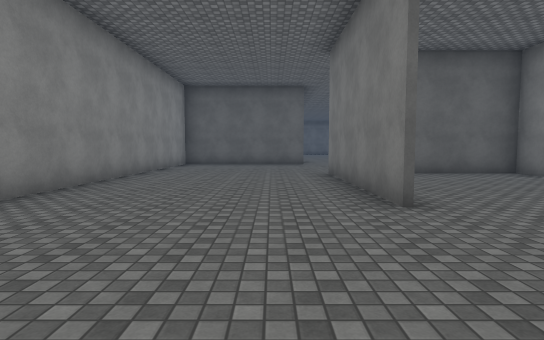
[1] (above)

24 first-person views from a walk through a scene from a Unity 3-D project. The camera is 1.4 m above the floor, tilts 4° down and sees 80° across. Doors are open. The floor is counted in squares, 2 m on a side. Each view is taken from the middle of a square. On the plan, view 1 faces up. The plan holds only what a view shows up to about 10 squares ahead; the rest is blank. The place goes on beyond the plan. The player character is not drawn. Surface patterns are stand-ins for the level's own textures.

[2]
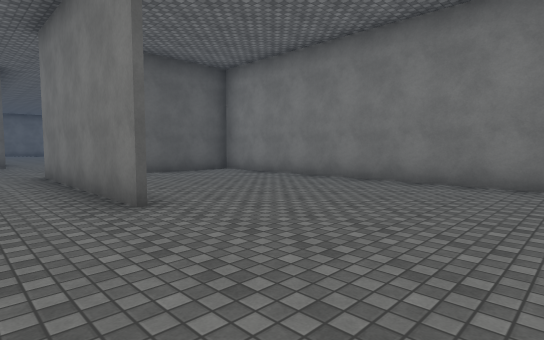

[3]
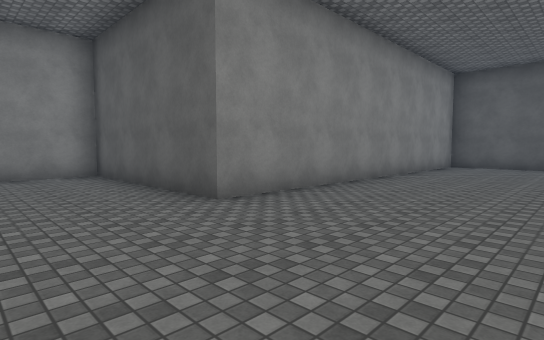

[4]
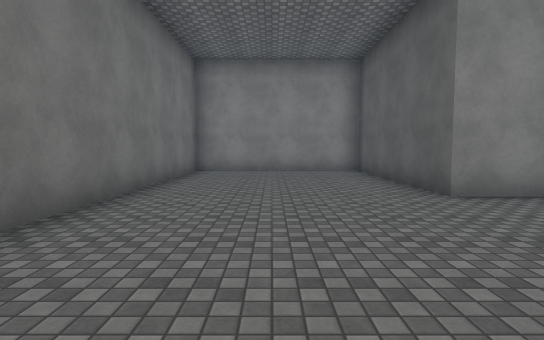

[5]
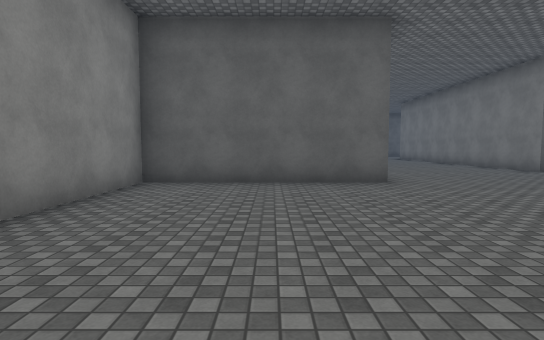

[6]
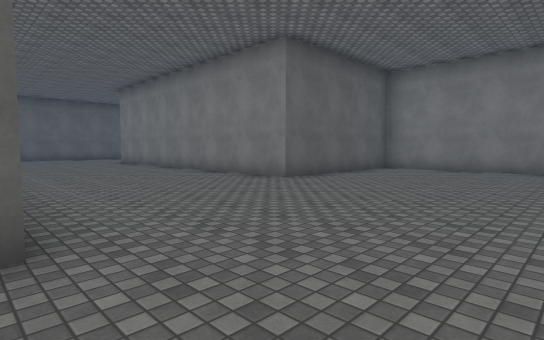

[7]
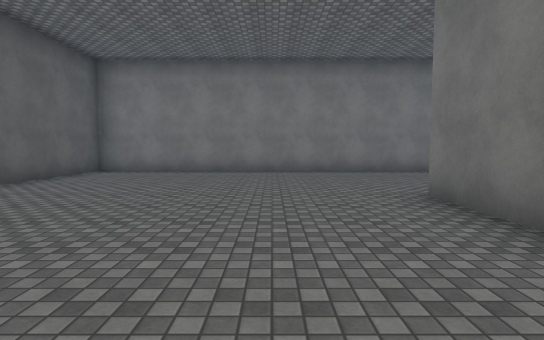

[8]
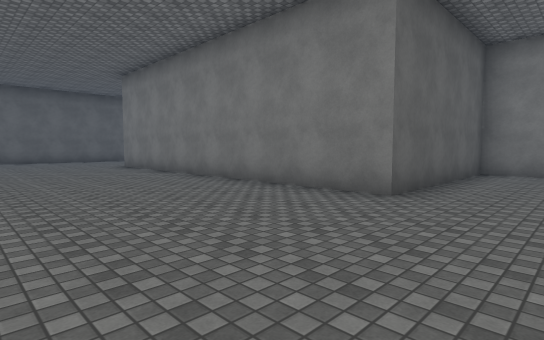

[9]
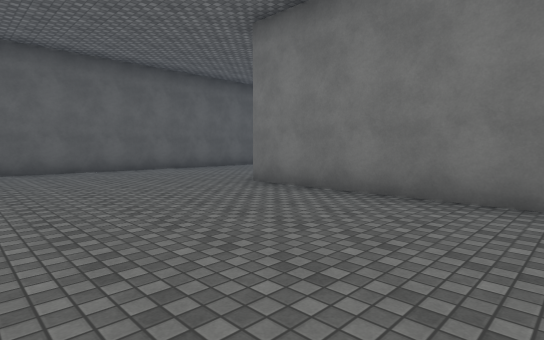

[10]
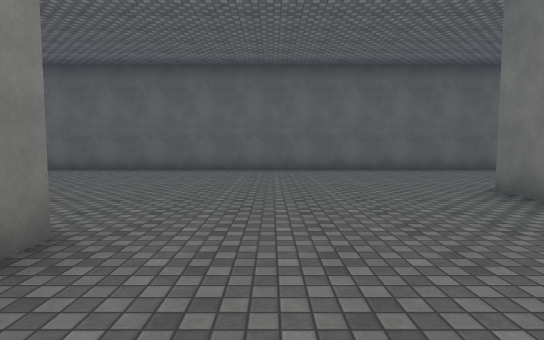

[11]
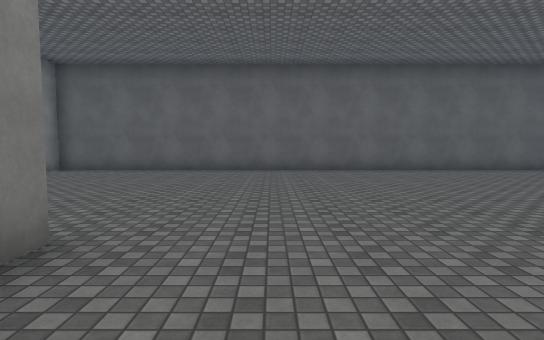

[12]
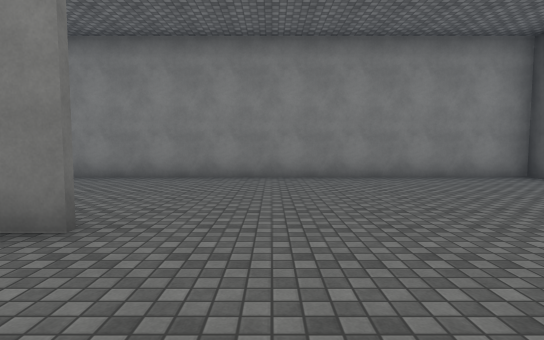

[13]
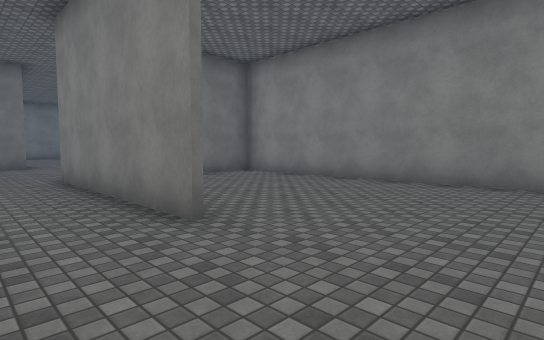

[14]
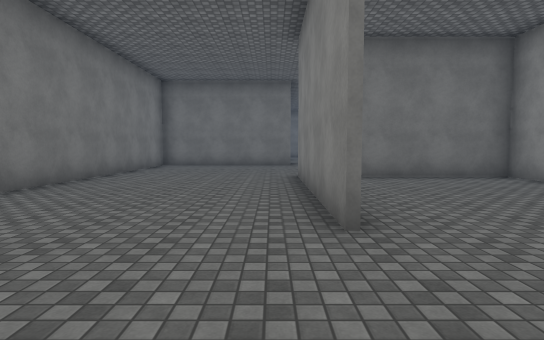

[15]
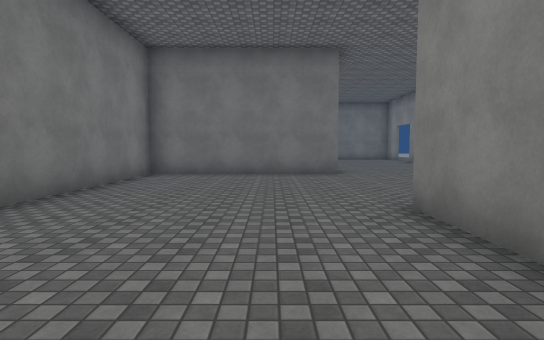

[16]
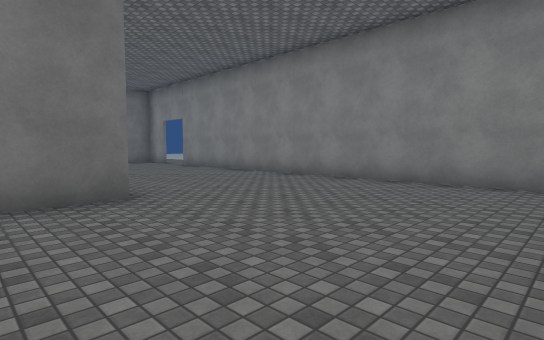

[17]
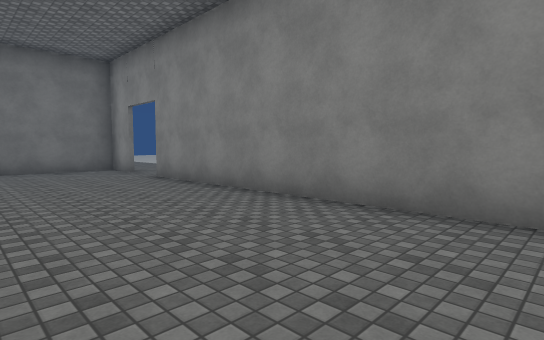

[18]
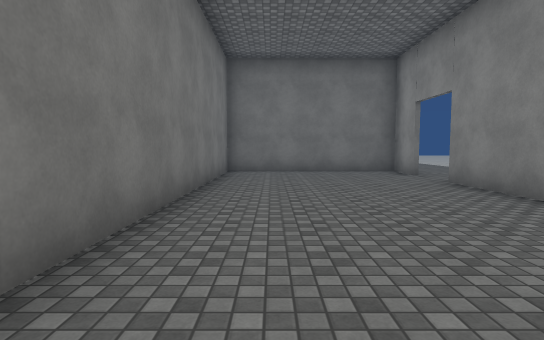

[19]
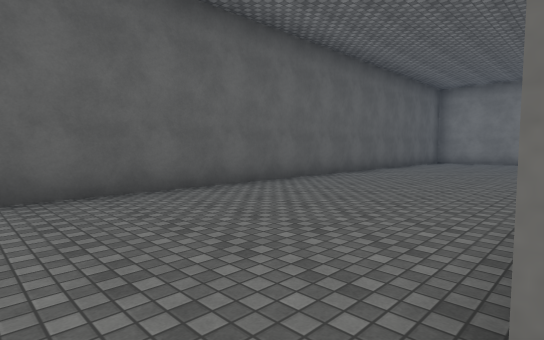

[20]
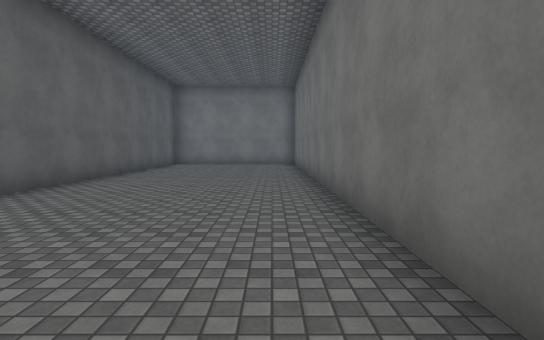

[21]
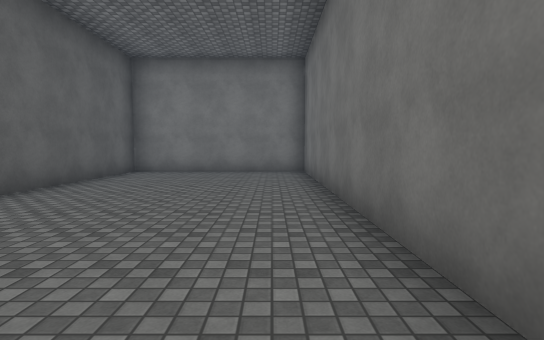

[22]
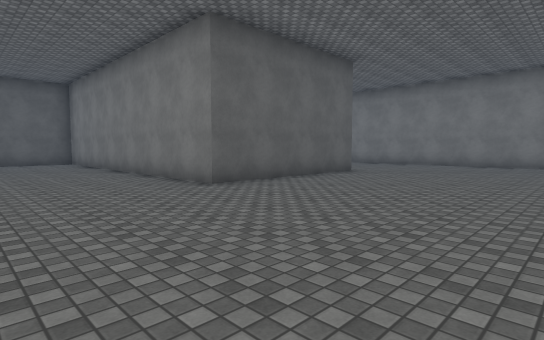

[23]
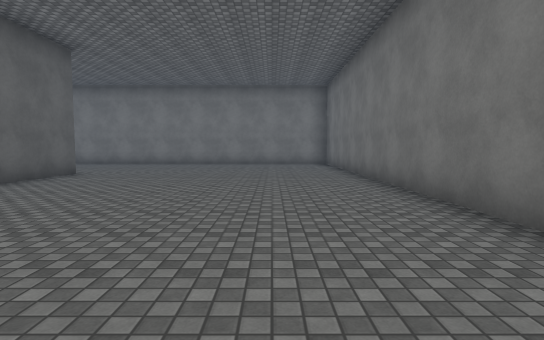

[24]
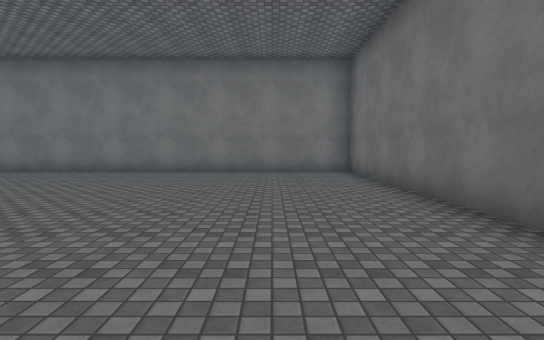

### Floor plan
Points are (right, up) in squares from view 1. A wall is a line through its corners. A room is listed if a view was taken in it or the views show most of it. See-through windows are left out.
Room 1 (views 1, 2, 3, 4, 5, 6, 7, 8, 9, 10, 11, 12, 13, 14, 15, 16, 17, 18, 19, 20, 21, 22, 23, 24)
walls: (1.4, 13.4) (-3.6, 13.4) (-3.6, 3.5) (-8.6, 3.5); (4.6, 8.7) (6.8, 8.7); (1.3, 23.5) (1.3, 22.9); (-3.8, 13.6) (1.2, 13.6) (1.2, 21.1); (9, 26.1) (21.3, 26.1) (21.3, 31) (-8.5, 31) (-8.5, 18.4) (-5, 18.4); (1.5, 3.6) (1.5, 8.8); (-3.6, 23.4) (-3.6, 18.2); (16.6, 6.2) (11.6, 6.2) (11.6, 16.1) (6.5, 16.1) (6.5, 26.1); (6.5, 0.5) (6.5, 8.6) (3.8, 8.6); (-8.5, 17.5) (-8.5, 6.5); (10.6, -1.2) (21.3, -1.2) (21.3, 8.9); (-8.5, 5) (-8.5, -1.2) (-1.6, -1.2); (-8.6, 3.7) (-3.7, 3.7) (-3.7, 11.5)
ways out: open door at (-9, 5.5)

Positions as (right, up) in squares from view 1, and headings:
1: (0, 0), facing up
2: (0, 0), facing up-right
3: (0, 1), facing up-left
4: (1, 1), facing left
5: (-1, 7), facing up
6: (1, 11), facing up-right
7: (2, 11), facing right
8: (2, 14), facing up-right
9: (2, 21), facing up-right
10: (3, 21), facing up
11: (-2, 21), facing up
12: (-1, 25), facing left
13: (-2, 26), facing down-left
14: (-3, 26), facing down
15: (-2, 22), facing down
16: (-2, 18), facing down-left
17: (-5, 14), facing down-left
18: (-5, 13), facing down
19: (6, 26), facing up-right
20: (8, 27), facing right
21: (12, 27), facing right
22: (8, 1), facing up-right
23: (8, 1), facing right
24: (12, 1), facing right
